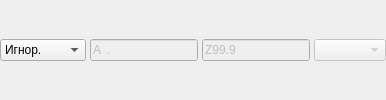
    <widget class="QFrame" name="frmMKB">
     <property name="maximumSize">
      <size>
       <width>16777215</width>
       <height>16777215</height>
      </size>
     </property>
     <property name="frameShape">
      <enum>QFrame::NoFrame</enum>
     </property>
     <property name="frameShadow">
      <enum>QFrame::Raised</enum>
     </property>
     <layout class="QGridLayout">
      <property name="horizontalSpacing">
       <number>4</number>
      </property>
      <property name="verticalSpacing">
       <number>0</number>
      </property>
      <property name="margin">
       <number>0</number>
      </property>
      <item row="0" column="5">
       <widget class="CICDCodeEdit" name="edtMKBTo">
        <property name="enabled">
         <bool>false</bool>
        </property>
        <property name="sizePolicy">
         <sizepolicy hsizetype="Preferred" vsizetype="Fixed">
          <horstretch>0</horstretch>
          <verstretch>0</verstretch>
         </sizepolicy>
        </property>
        <property name="minimumSize">
         <size>
          <width>0</width>
          <height>0</height>
         </size>
        </property>
        <property name="maximumSize">
         <size>
          <width>16777215</width>
          <height>16777215</height>
         </size>
        </property>
        <property name="inputMask">
         <string>a00.00; </string>
        </property>
        <property name="text">
         <string>Z99.9</string>
        </property>
        <property name="maxLength">
         <number>6</number>
        </property>
       </widget>
      </item>
      <item row="0" column="6">
       <widget class="CRBComboBox" name="cmbPhase">
        <property name="enabled">
         <bool>false</bool>
        </property>
        <property name="minimumSize">
         <size>
          <width>0</width>
          <height>0</height>
         </size>
        </property>
        <property name="maximumSize">
         <size>
          <width>16777215</width>
          <height>16777215</height>
         </size>
        </property>
       </widget>
      </item>
      <item row="0" column="1">
       <widget class="QComboBox" name="cmbMKBFilter">
        <property name="minimumSize">
         <size>
          <width>0</width>
          <height>0</height>
         </size>
        </property>
        <property name="maximumSize">
         <size>
          <width>16777215</width>
          <height>16777215</height>
         </size>
        </property>
        <item>
         <property name="text">
          <string>Игнор.</string>
         </property>
        </item>
        <item>
         <property name="text">
          <string>Интервал</string>
         </property>
        </item>
       </widget>
      </item>
      <item row="0" column="3">
       <widget class="CICDCodeEdit" name="edtMKBFrom">
        <property name="enabled">
         <bool>false</bool>
        </property>
        <property name="sizePolicy">
         <sizepolicy hsizetype="Preferred" vsizetype="Fixed">
          <horstretch>0</horstretch>
          <verstretch>0</verstretch>
         </sizepolicy>
        </property>
        <property name="minimumSize">
         <size>
          <width>0</width>
          <height>0</height>
         </size>
        </property>
        <property name="maximumSize">
         <size>
          <width>16777215</width>
          <height>16777215</height>
         </size>
        </property>
        <property name="inputMask">
         <string>a00.00; </string>
        </property>
        <property name="text">
         <string>A.</string>
        </property>
        <property name="maxLength">
         <number>6</number>
        </property>
       </widget>
      </item>
     </layout>
    </widget>
